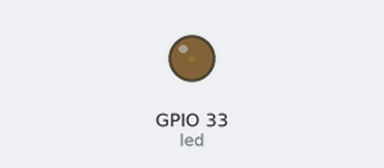
Recording of a sketch running on a simulated ESP32. Parts: output pins drawn as LEDs (lit = HIGH).

Above: at 0.05 s.
At 1.15 s:
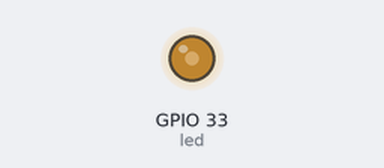
At 2.3 s:
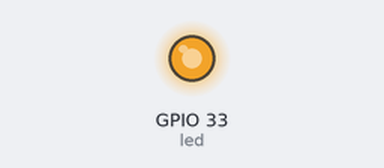
At 4.6 s:
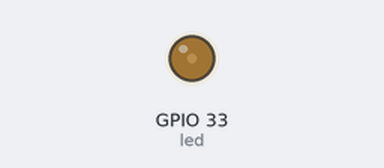
Timing chart, 0 to 6.7 s (numbered marks = the images above):
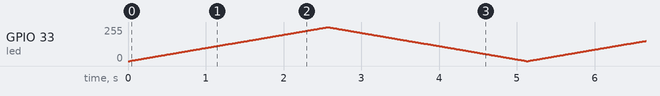

The sketch:

LEDC_PWM.ino
```cpp
//模拟呼吸灯 利用pwm
const int led = 33;

//pwm信号  四部分组成 ①频率 即1s内生成几个周期 如50HZ表示1s内生成50个周期 每一个周期20ms ②信号通道 16个 用来计数 ③分辨率 8 精度 ④占空比 高电平所占比重/总
const int freq = 2000; //频率
const int resolution = 8; //分辨率
const int channel = 0; //通道
const int duty_cycle = 0; //占空比


void setup() {
  //配置ledc通道
  ledcSetup(channel,freq,resolution);
  //将Pin脚放置通道中
  ledcAttachPin(led,channel);
}

void loop() {
  //示例程序，用来控制小灯的亮度，利用它来实现呼吸灯(从最亮到最暗再到最亮)
  //ledcWrite(channel,0);  //占空比为0时，应该是最亮的 相当于GPIO脚是低电平 占空比为255时是很暗很暗的,再大就不亮了

  for (int a = 0;a<=255;a++){
    delay(10);
    ledcWrite(channel,a);
    }

  for (int a = 255;a>=0;a--){
    delay(10);
    ledcWrite(channel,a);
    }

}
```
